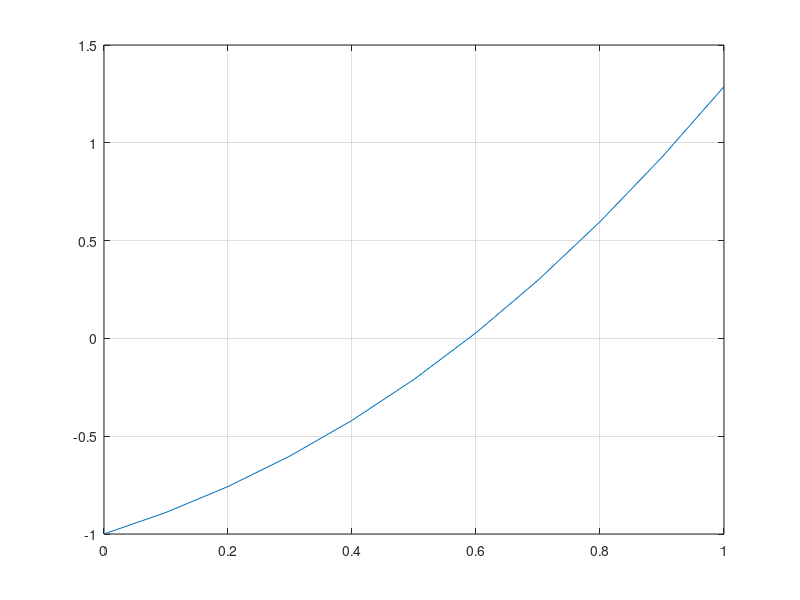

The MATLAB source for this figure: (Note: this script raises an error after producing the figure.)
function bissecao
  clear
  clc

  a = 0;
  b = 1;
  erro = 10 ^ (-8);
  ciclos = 0;

  x = [a:0.1:b];
  y = funcao(x);
  plot(x,y)
  grid
  hold on %plota gráfico na mesma janela gráfica

  if funcao(a) * funcao(b) > 0
      disp("Intervalo inválido para o método")
  else
      do
          xm = a - (funcao());
          ciclos++;

          if (funcao(a) * funcao(xm) < 0)
              b = xm;
          elseif (funcao(a) * funcao(xm) > 0)
              a = xm;
          endif

          valor = funcao(xm);
          %plot(xm, valor, 'r*')
          %hold on
          %pause
      until (abs(funcao(xm)) < erro)
  endif

  xm
  funcao(xm)
  ciclos
endfunction;

function y = funcao(x)
    y = exp(x) .* sin(x) - 1;
endfunction
